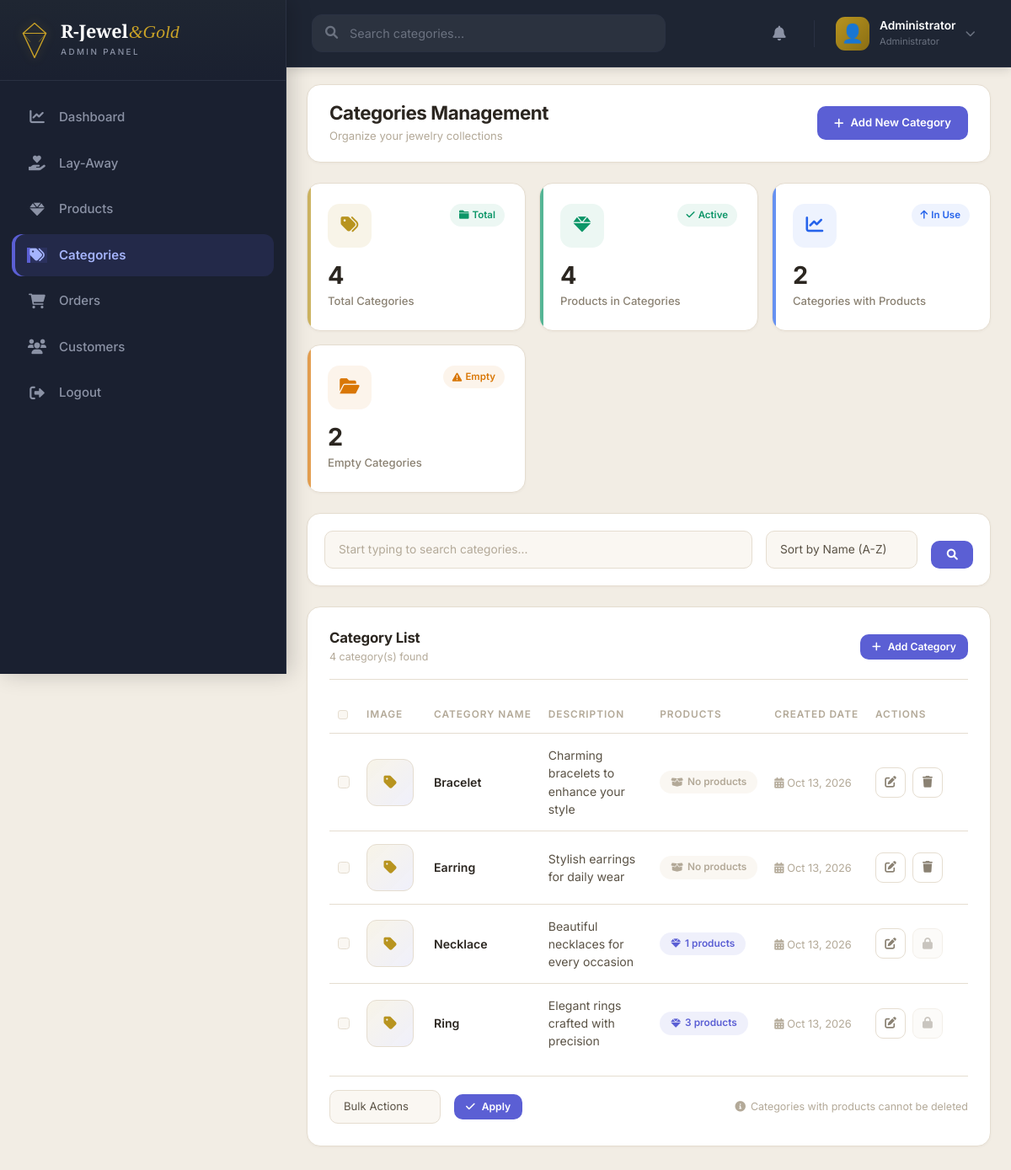
Screenshot of /jewelryshop/Admin/Categories.php (signed in) with the database file from the repository.
### tables this page shows
CREATE TABLE `categories` (
  `id` int(11) NOT NULL,
  `name` varchar(100) NOT NULL,
  `description` text DEFAULT NULL,
  `image` varchar(255) DEFAULT NULL,
  `created_at` timestamp NOT NULL DEFAULT current_timestamp()
);

### jewelryshop/Admin/Categories.php (the view, shortened to what this page needs)
<?php
$database = new Database();
$db = $database->getConnection();
$search = $_GET['search'] ?? '';
$sort   = $_GET['sort']   ?? 'name';
$where = [];
$where_clause = $where ? "WHERE " . implode(" AND ", $where) : "";
$order_map = [
    'name'      => 'c.name ASC',
    'name_desc' => 'c.name DESC',
    'products'  => 'product_count DESC, c.name ASC',
    'newest'    => 'c.created_at DESC',
];
$order_by = $order_map[$sort] ?? 'c.name ASC';
$query = "SELECT c.*,
                 (SELECT COUNT(*) FROM products p WHERE p.category_id = c.id) AS product_count
          FROM categories c
          $where_clause
          ORDER BY $order_by";
$stmt = $db->prepare($query);
$stmt->execute();
$categories = $stmt->fetchAll(PDO::FETCH_ASSOC);
$total_categories         = $db->query("SELECT COUNT(*) FROM categories")->fetchColumn();
$total_products           = $db->query("SELECT COUNT(*) FROM products WHERE category_id IS NOT NULL")->fetchColumn();
$categories_with_products = $db->query("SELECT COUNT(DISTINCT category_id) FROM products WHERE category_id IS NOT NULL")->fetchColumn();
$empty_categories         = max(0, $total_categories - $categories_with_products);
?>
<!DOCTYPE html>
<html lang="en">
<head>
    <link href="https://cdn.jsdelivr.net/npm/bootstrap@5.3.2/dist/css/bootstrap.min.css" rel="stylesheet">
    <link rel="stylesheet" href="https://cdnjs.cloudflare.com/ajax/libs/font-awesome/6.0.0-beta3/css/all.min.css">
</head>
<body>
    <header class="top-nav">
        <div class="nav-left">
            <div class="nav-search">
                <i class="fas fa-search"></i>
                <input type="text" placeholder="Search categories..." id="navSearchInput"
                       value="<?php echo htmlspecialchars($search); ?>">
            </div>
        </div>
        <div class="nav-right">
            <div class="nav-dropdown-wrapper">
                <button class="nav-icon-btn" id="notifBtn" title="Notifications" aria-label="Notifications">
                    <i class="fas fa-bell"></i>
                </button>
            </div>
            <div class="nav-user" id="navUser">
                <div class="nav-user-avatar">👤</div>
                <div class="nav-user-info">
                    <strong><?php echo htmlspecialchars($_SESSION['full_name'] ?? 'Admin User'); ?></strong>
                    <small>Administrator</small>
                </div>
                <i class="fas fa-chevron-down nav-user-chevron"></i>
            </div>
        </div>
    </header>
    <aside class="sidebar" id="sidebar">
        <div class="brand">
            <div class="brand-icon">
            </div>
            <div class="brand-text">
                <h4>R-Jewel<span class="amp">&amp;Gold</span></h4>
                <p>Admin Panel</p>
            </div>
        </div>
        <nav class="sidebar-nav">
            <div class="nav-item"><a href="index.php" class="nav-link"><i class="fas fa-chart-line"></i><span>Dashboard</span></a></div>
            <div class="nav-item"><a href="layaway.php" class="nav-link"><i class="fas fa-hand-holding-heart"></i><span>Lay-Away</span></a></div>
            <div class="nav-item"><a href="products.php" class="nav-link"><i class="fas fa-gem"></i><span>Products</span></a></div>
            <div class="nav-item"><a href="categories.php" class="nav-link active"><i class="fas fa-tags"></i><span>Categories</span></a></div>
            <div class="nav-item"><a href="orders.php" class="nav-link"><i class="fas fa-shopping-cart"></i><span>Orders</span></a></div>
            <div class="nav-item"><a href="users.php" class="nav-link"><i class="fas fa-users"></i><span>Customers</span></a></div>
            <div class="nav-item"><a href="logout.php" class="nav-link"><i class="fas fa-sign-out-alt"></i><span>Logout</span></a></div>
        </nav>
    </aside>
    <main class="main-content">
        <div class="page-header">
            <div>
                <h2>Categories Management</h2>
                <p>Organize your jewelry collections</p>
            </div>
            <div class="page-header-actions">
                <button class="btn-modern" data-bs-toggle="modal" data-bs-target="#addCategoryModal">
                    <i class="fas fa-plus"></i> Add New Category
                </button>
            </div>
        </div>
        <div class="stats-grid">
            <div class="stat-card gold">
                <div class="stat-header">
                    <div class="stat-icon gold"><i class="fas fa-tags"></i></div>
                    <span class="stat-change"><i class="fas fa-folder"></i> Total</span>
                </div>
                <div class="stat-info"><h3><?php echo $total_categories; ?></h3><p>Total Categories</p></div>
            </div>
            <div class="stat-card success">
                <div class="stat-header">
                    <div class="stat-icon success"><i class="fas fa-gem"></i></div>
                    <span class="stat-change"><i class="fas fa-check"></i> Active</span>
                </div>
                <div class="stat-info"><h3><?php echo $total_products; ?></h3><p>Products in Categories</p></div>
            </div>
            <div class="stat-card info">
                <div class="stat-header">
                    <div class="stat-icon info"><i class="fas fa-chart-line"></i></div>
                    <span class="stat-change info"><i class="fas fa-arrow-up"></i> In Use</span>
                </div>
                <div class="stat-info"><h3><?php echo $categories_with_products; ?></h3><p>Categories with Products</p></div>
            </div>
            <div class="stat-card warning">
                <div class="stat-header">
                    <div class="stat-icon warning"><i class="fas fa-folder-open"></i></div>
                    <span class="stat-change warning"><i class="fas fa-exclamation-triangle"></i> Empty</span>
                </div>
                <div class="stat-info"><h3><?php echo $empty_categories; ?></h3><p>Empty Categories</p></div>
            </div>
        </div>
        <div class="filter-bar">
            <form method="GET" class="row g-3 align-items-end" id="filterForm" onsubmit="return handleFilterSubmit(event)">
                <div class="col-md-8">
                    <div class="search-input-wrapper" id="searchWrapper">
                        <input type="text"
                               name="search"
                               id="liveSearchInput"
                               class="form-control"
                               placeholder="Start typing to search categories..."
                               autocomplete="off"
                               value="<?php echo htmlspecialchars($search); ?>">
                    </div>
                </div>
                <div class="col-md-3">
                    <select name="sort" class="form-select" id="sortSelect">
                        <option value="name"      <?php echo $sort == 'name' ? 'selected' : ''; ?>>Sort by Name (A-Z)</option>
                    </select>
                </div>
                <div class="col-md-1">
                    <button type="submit" class="btn-modern w-100 justify-content-center" title="Search">
                        <i class="fas fa-search"></i>
                    </button>
                </div>
            </form>
        </div>
        <div class="card-modern" id="categoriesResultsContainer">
            <div class="card-header-modern">
                <div>
                    <h4>Category List</h4>
                    <p><?php echo count($categories); ?> category(s) found</p>
                </div>
                <button class="btn-modern btn-sm-modern" data-bs-toggle="modal" data-bs-target="#addCategoryModal">
                    <i class="fas fa-plus"></i> Add Category
                </button>
            </div>
            <form method="POST" id="bulkActionForm">
                <div class="table-responsive">
                    <table class="table table-modern">
                        <thead>
                            <tr>
                                <th width="30">
                                    <input type="checkbox" id="selectAll" class="form-check-input">
                                </th>
                                <th width="80">Image</th>
                                <th>Category Name</th>
                                <th>Description</th>
                                <th>Products</th>
                                <th>Created Date</th>
                                <th width="120">Actions</th>
                            </tr>
                        </thead>
                        <tbody>
                            <?php if(empty($categories)): ?>
                            <tr>
                                <td colspan="7">
                                    <div class="empty-state">
                                        <i class="fas fa-folder-open"></i>
                                        <h4>No Categories Found</h4>
                                        <p>Get started by creating your first category</p>
                                        <button class="btn-modern" data-bs-toggle="modal" data-bs-target="#addCategoryModal">
                                            <i class="fas fa-plus"></i> Create Category
                                        </button>
                                    </div>
                                </td>
                            </tr>
                            <?php else: ?>
                            <?php foreach($categories as $category): ?>
                            <tr>
                                <td>
                                    <input type="checkbox" name="category_ids[]"
                                           value="<?php echo $category['id']; ?>"
                                           class="category-checkbox form-check-input">
                                </td>
                                <td>
                                    <?php if (!empty($category['image']) && file_exists(__DIR__ . '/../uploads/categories/' . $category['image'])): ?>
                                        <img src="../uploads/categories/<?php echo htmlspecialchars($category['image']); ?>"
                                             alt="<?php echo htmlspecialchars($category['name']); ?>"
                                             class="category-thumb">
                                    <?php else: ?>
                                        <div class="category-thumb-placeholder">
                                            <i class="fas fa-tag"></i>
                                        </div>
                                    <?php endif; ?>
                                </td>
                                <td>
                                    <strong><?php echo htmlspecialchars($category['name']); ?></strong>
                                </td>
                                <td>
                                    <?php
                                    $desc = htmlspecialchars($category['description'] ?? '');
                                    if (empty($desc)) {
                                        echo '<span style="color:var(--text-dim);">No description</span>';
                                    } else {
                                        echo strlen($desc) > 60 ? htmlspecialchars(substr($desc, 0, 60)) . '...' : $desc;
                                    }
                                    ?>
                                </td>
                                <td>
                                    <?php if($category['product_count'] > 0): ?>
                                        <span class="product-count-badge">
                                            <i class="fas fa-gem"></i> <?php echo $category['product_count']; ?> products
                                        </span>
                                    <?php else: ?>
                                        <span class="product-count-badge zero">
                                            <i class="fas fa-box-open"></i> No products
                                        </span>
                                    <?php endif; ?>
                                </td>
                                <td>
                                    <span style="color:var(--text-dim); font-size:.8rem;">
                                        <i class="fas fa-calendar-alt"></i>
                                        <?php echo date('M d, Y', strtotime($category['created_at'])); ?>
                                    </span>
                                </td>
                                <td>
                                    <div class="d-flex gap-2">
                                        <button type="button" class="icon-action" title="Edit"
                                                onclick="editCategory(<?php echo $category['id']; ?>)">
                                            <i class="fas fa-edit"></i>
                                        </button>
                                        <?php if($category['product_count'] == 0): ?>
                                            <a href="?delete=<?php echo $category['id']; ?>"
                                               class="icon-action danger" title="Delete"
                                               onclick="return confirm('Are you sure you want to delete this category?')">
                                                <i class="fas fa-trash"></i>
                                            </a>
                                        <?php else: ?>
                                            <button type="button" class="icon-action disabled"
                                                    title="Cannot delete category with products" disabled>
                                                <i class="fas fa-lock"></i>
                                            </button>
                                        <?php endif; ?>
                                    </div>
                                </td>
                            </tr>
                            <?php endforeach; ?>
                            <?php endif; ?>
                        </tbody>
                    </table>
                </div>
                <?php if(!empty($categories)): ?>
                <div class="bulk-bar">
                    <div class="d-flex align-items-center gap-3 flex-wrap">
                        <select name="bulk_action" class="form-select">
                            <option value="">Bulk Actions</option>
                        </select>
                        <button type="submit" class="btn-modern btn-sm-modern">
                            <i class="fas fa-check"></i> Apply
                        </button>
                    </div>
                    <div class="bulk-info">
                        <i class="fas fa-info-circle"></i>
                        Categories with products cannot be deleted
                    </div>
                </div>
                <?php endif; ?>
            </form>
        </div>
    </main>
</body>
</html>

### rows the page displays
categories: name "Bracelet", description "Charming bracelets to enhance your style", shows "No products", created_at "Oct 13, 2026"
categories: name "Earring", description "Stylish earrings for daily wear", shows "No products", created_at "Oct 13, 2026"
categories: name "Necklace", description "Beautiful necklaces for every occasion", product_count "1", created_at "Oct 13, 2026"
categories: name "Ring", description "Elegant rings crafted with precision", product_count "3", created_at "Oct 13, 2026"

### other values shown
$_SESSION['full_name'] "Administrator"
$total_categories "4"
$total_products "4"
$categories_with_products "2"
$empty_categories "2"
count($categories) "4"
